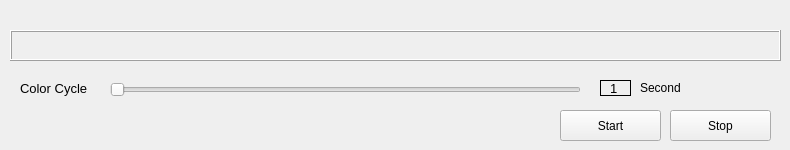
    <widget class="QWidget" name="colorwash">
     <attribute name="title">
      <string>Color Wash</string>
     </attribute>
     <widget class="QLabel" name="label_2">
      <property name="geometry">
       <rect>
        <x>20</x>
        <y>80</y>
        <width>71</width>
        <height>16</height>
       </rect>
      </property>
      <property name="font">
       <font>
        <pointsize>10</pointsize>
       </font>
      </property>
      <property name="text">
       <string>Color Cycle</string>
      </property>
     </widget>
     <widget class="QPushButton" name="pushButton_washstop">
      <property name="geometry">
       <rect>
        <x>670</x>
        <y>110</y>
        <width>101</width>
        <height>31</height>
       </rect>
      </property>
      <property name="sizePolicy">
       <sizepolicy hsizetype="Minimum" vsizetype="Fixed">
        <horstretch>0</horstretch>
        <verstretch>0</verstretch>
       </sizepolicy>
      </property>
      <property name="font">
       <font>
        <weight>50</weight>
        <bold>false</bold>
       </font>
      </property>
      <property name="cursor">
       <cursorShape>PointingHandCursor</cursorShape>
      </property>
      <property name="text">
       <string>Stop</string>
      </property>
      <property name="autoDefault">
       <bool>false</bool>
      </property>
      <property name="default">
       <bool>false</bool>
      </property>
      <property name="flat">
       <bool>false</bool>
      </property>
     </widget>
     <widget class="QFrame" name="frame_wash">
      <property name="geometry">
       <rect>
        <x>10</x>
        <y>30</y>
        <width>771</width>
        <height>31</height>
       </rect>
      </property>
      <property name="styleSheet">
       <string notr="true"/>
      </property>
      <property name="frameShape">
       <enum>QFrame::Box</enum>
      </property>
      <property name="frameShadow">
       <enum>QFrame::Raised</enum>
      </property>
     </widget>
     <widget class="QLabel" name="label_10">
      <property name="geometry">
       <rect>
        <x>600</x>
        <y>80</y>
        <width>31</width>
        <height>16</height>
       </rect>
      </property>
      <property name="font">
       <font>
        <pointsize>10</pointsize>
       </font>
      </property>
      <property name="frameShape">
       <enum>QFrame::Box</enum>
      </property>
      <property name="text">
       <string>1 </string>
      </property>
      <property name="alignment">
       <set>Qt::AlignCenter</set>
      </property>
     </widget>
     <widget class="QSlider" name="horizontalSlider_2">
      <property name="geometry">
       <rect>
        <x>110</x>
        <y>80</y>
        <width>471</width>
        <height>20</height>
       </rect>
      </property>
      <property name="minimum">
       <number>1</number>
      </property>
      <property name="maximum">
       <number>30</number>
      </property>
      <property name="pageStep">
       <number>1</number>
      </property>
      <property name="orientation">
       <enum>Qt::Horizontal</enum>
      </property>
      <property name="tickPosition">
       <enum>QSlider::NoTicks</enum>
      </property>
      <property name="tickInterval">
       <number>0</number>
      </property>
     </widget>
     <widget class="QLabel" name="label_6">
      <property name="geometry">
       <rect>
        <x>640</x>
        <y>80</y>
        <width>46</width>
        <height>16</height>
       </rect>
      </property>
      <property name="text">
       <string>Second</string>
      </property>
     </widget>
     <widget class="QPushButton" name="pushButton_washstart">
      <property name="geometry">
       <rect>
        <x>560</x>
        <y>110</y>
        <width>101</width>
        <height>31</height>
       </rect>
      </property>
      <property name="font">
       <font>
        <weight>50</weight>
        <bold>false</bold>
       </font>
      </property>
      <property name="cursor">
       <cursorShape>PointingHandCursor</cursorShape>
      </property>
      <property name="focusPolicy">
       <enum>Qt::StrongFocus</enum>
      </property>
      <property name="contextMenuPolicy">
       <enum>Qt::DefaultContextMenu</enum>
      </property>
      <property name="acceptDrops">
       <bool>false</bool>
      </property>
      <property name="autoFillBackground">
       <bool>false</bool>
      </property>
      <property name="styleSheet">
       <string notr="true"/>
      </property>
      <property name="text">
       <string>Start</string>
      </property>
      <property name="autoDefault">
       <bool>false</bool>
      </property>
      <property name="default">
       <bool>false</bool>
      </property>
      <property name="flat">
       <bool>false</bool>
      </property>
     </widget>
    </widget>
